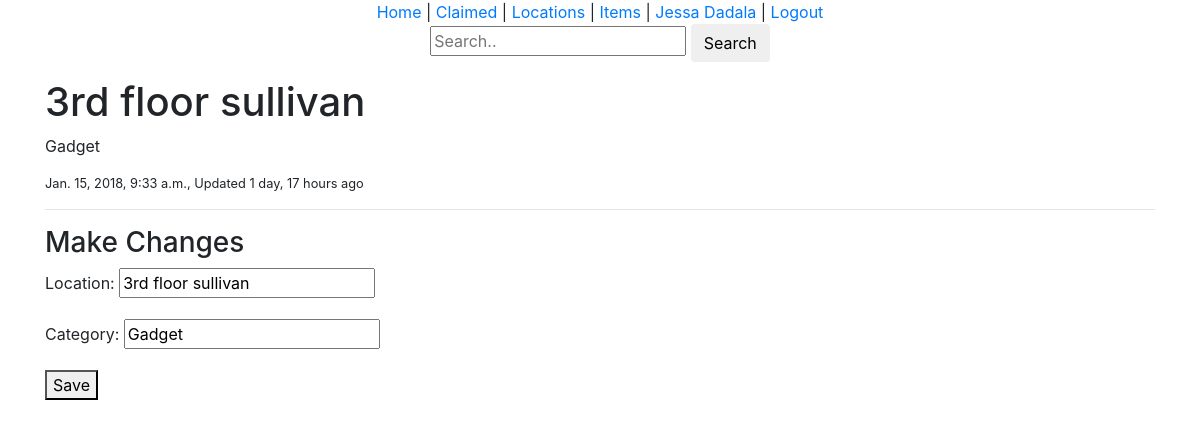
The page /locations/3rd-floor-sullivan/ (signed in) on the database its author committed.
### locations/models.py (models this page shows, shortened)
class Location(models.Model):
	user 				= models.ForeignKey(User)
	location 			= models.CharField(max_length=120)
	category 			= models.CharField(max_length=120)
	timestamp			= models.DateTimeField(auto_now_add=True)
	updated				= models.DateTimeField(auto_now=True)
	slug				= models.SlugField(null=True, blank=True)
	objects 			= LocationManager()
	class Meta:
		ordering = ['-updated', '-timestamp']
	@property
	def title(self):
		return self.location

### locations/views.py (the view)
# urls.py: url(r'^(?P<slug>[\w-]+)/$', LocationUpdateView.as_view(), name='edit'),
class LocationUpdateView(LoginRequiredMixin, UpdateView):
	form_class = LocationCreateForm
	template_name = 'locations/detail-update.html'
	def get_context_data(self, *args, **kwargs):
		context = super(LocationUpdateView, self).get_context_data(*args, **kwargs)
		name = self.get_object().location
		context['title'] = 'Update Location:%s'% name
		return context
	def get_queryset(self):
		return Location.objects.filter(user=self.request.user)

### locations/forms.py
class LocationCreateForm(forms.ModelForm):
	class Meta:
		model = Location
		fields = [
			'location',
			'category'
		]

### locations/models.py (called while the page is built)
	def get_queryset(self):
		return LocationQuerySet(self.model, using=self._db)

### locations/templates/locations/detail-update.html (shortened to what this page needs)
{% extends "base.html" %}
{% block content %}
<h1>{{ form.instance.title }}</h1>
<p>{{ form.instance.category }}</p>
<small>{{ form.instance.timestamp }}, Updated {{ form.instance.updated|timesince }} ago</small>
<hr/>
<h3>Make Changes</h3>
{% include 'snippets/form-snippet.html' with form=form %}
{% endblock %}

### templates/snippets/nav.html (shortened to what this page needs)
<div class='container col-sm-12 text-center col-sm-offset-3'>
	{% if request.user.is_authenticated %}
		{% if request.user.is_superuser %}
			<a href='{% url "home" %}'>Home</a> |
			<a href='{% url "claimed" %}'>Claimed</a> |
			<a href='{% url "locations:location" %}'>Locations</a> |
			<a href='{% url "items:item" %}'>Items</a> |
			<a href='{% url "profile:details" username=user.username %}'>{{ user.first_name }} {{ user.last_name }}</a> |
			<a href='{% url "logout" %}'>Logout</a>
			{% include 'snippets/search-snippet.html'%}
		{% else %}
			<a href='{% url "home" %}'>Home</a> |
			<a href='{% url "claimed" %}'>Claimed</a> |
			<a href='{% url "locations:list" %}'>Locations</a> |
			<a href='{% url "items:list" %}'>Items</a> |
			<a href='{% url "profile:detail" username=user.username %}'>{{ user.first_name }} {{ user.last_name }}</a> |
			<a href='{% url "logout" %}'>Logout</a>
			{% include 'snippets/search-snippet.html'%}
		{% endif %}
	{% endif %}
</div>

### templates/snippets/form-snippet.html (shortened to what this page needs)
{% block content %}
<form method='POST' enctype="multipart/form-data">{% csrf_token %}
	{{ form.as_p }}
	<button type='submit'>Save</button>
</form>
{% endblock %}

### rows shown on the page
Location: instance "3rd floor sullivan", instance.category "Gadget", instance.timestamp "Jan. 15, 2018, 9:33 a.m.", instance.updated "1 day, 17 hours", location "3rd floor sullivan", category "Gadget"

### other values the page prints
{{ user.first_name }} "Jessa"
{{ user.last_name }} "Dadala"
